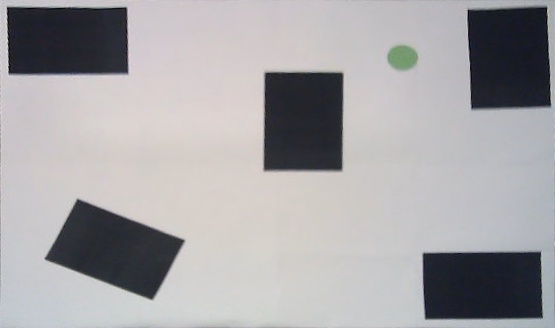
#> input picture global_nav/warped-img.jpg, 555 x 328 px
$ python A_star.py
#> lines starting #> are read from the running program, lines starting #| are printed output that depends on the picture; after the words box and inside, x2 and y2 are one past the last pixel; in counts of white or black regions, pixels touching at a corner belong together
# -*- coding: utf-8 -*-
"""
Retrived from Basics of Mobile Robotics EPFL
"""

import math
import numpy as np
import matplotlib.pyplot as plt
from matplotlib import colors
import cv2

# -----------------------------------------
# FUNCTIONS
# -----------------------------------------
def create_empty_plot(max_val):
    """
    Helper function to create a figure of the desired dimensions & grid

    :param max_val: dimension of the map along the x and y dimensions
    :return: the fig and ax objects.
    """
    fig, ax = plt.subplots(figsize=(7,7))

    major_xticks = np.arange(0, max_val[0]+1, 5)
    minor_xticks = np.arange(0, max_val[0]+1, 1)
    major_yticks = np.arange(0, max_val[1]+1, 5)
    minor_yticks = np.arange(0, max_val[1]+1, 1)
    ax.set_xticks(major_xticks)
    ax.set_xticks(minor_xticks, minor=True)
    ax.set_yticks(major_yticks)
    ax.set_yticks(minor_yticks, minor=True)
    ax.grid(which='minor', alpha=0.2)
    ax.grid(which='major', alpha=0.5)
    ax.set_ylim([-1,max_val[1]])
    ax.set_xlim([-1,max_val[0]])
    ax.grid(True)

    return fig, ax

def get_map(image,factor):
#> called with image = 'warped-img.jpg', factor = 7.5
    pixel2mm = 2.56

    img = cv2.imread(image, cv2.IMREAD_GRAYSCALE)
#> img: shape (328, 555); min 0, max 226, mean 164.9

    h,w = img.shape
#> h = 328; w = 555
    print(img.shape)
#| (328, 555)
    new_img = cv2.resize(img,(int(pixel2mm*w/factor), int(pixel2mm*h/factor)))
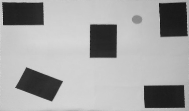
#> new_img: shape (111, 189); min 18, max 216, mean 164.9

    ret, thresh = cv2.threshold(new_img,127,255,cv2.THRESH_BINARY_INV)
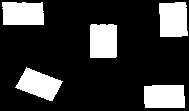
#> thresh: shape (111, 189); 21.9% white; 5 white regions, box (x1, y1, x2, y2) and area: (159, 2, 188, 37) 937, (144, 85, 185, 108) 920, (2, 2, 44, 25) 919, (90, 24, 117, 58) 908, (15, 67, 63, 101) 903
    thresh[thresh == 255] = 1

    thresh = np.asarray(thresh)

    print(thresh.shape)
#| (111, 189)
    #plt.imshow(thresh)
    return thresh


def _get_movements_4n():
    """
    Get all possible 4-connectivity movements (up, down, left right).
    :return: list of movements with cost [(dx, dy, movement_cost)]
    """
    return [(1, 0, 1.0),
            (0, 1, 1.0),
            (-1, 0, 1.0),
            (0, -1, 1.0)]

def _get_movements_8n():
    """
    Get all possible 8-connectivity movements. Equivalent to get_movements_in_radius(1)
    (up, down, left, right and the 4 diagonals).
    :return: list of movements with cost [(dx, dy, movement_cost)]
    """
    s2 = math.sqrt(2)
    return [(1, 0, 1.0),
            (0, 1, 1.0),
            (-1, 0, 1.0),
            (0, -1, 1.0),
            (1, 1, s2),
            (-1, 1, s2),
            (-1, -1, s2),
            (1, -1, s2)]


def reconstruct_path(cameFrom, current):
    """
    Recurrently reconstructs the path from start node to the current node
    :param cameFrom: map (dictionary) containing for each node n the node immediately
                     preceding it on the cheapest path from start to n
                     currently known.
    :param current: current node (x, y)
    :return: list of nodes from start to current node
    """
    total_path = [current]
    while current in cameFrom.keys():
        # Add where the current node came from to the start of the list
        total_path.insert(0, cameFrom[current])
        current=cameFrom[current]
    return total_path


def A_Star(start, goal, h, coords, occupancy_grid, max_val, movement_type="4N"):
    """
    A* for 2D occupancy grid. Finds a path from start to goal.
    h is the heuristic function. h(n) estimates the cost to reach goal from node n.
    :param start: start node (x, y)
    :param goal_m: goal node (x, y)
    :param occupancy_grid: the grid map
    :param movement: select between 4-connectivity ('4N') and 8-connectivity ('8N', default)
    :return: a tuple that contains: (the resulting path in meters, the resulting path in data array indices)
    """

    print("Starting path planning using A*...")
    # Check if the start and goal are within the boundaries of the map
    for point in [start, goal]:
        assert point[0]>=0 and point[0]<max_val[0], "start or end goal not contained in the map"
        assert point[1]>=0 and point[1]<max_val[1], "start or end goal not contained in the map"

    # check if start and goal nodes correspond to free spaces
    if occupancy_grid[start[0], start[1]]:
        raise Exception('Start node is not traversable')

    if occupancy_grid[goal[0], goal[1]]:
        raise Exception('Goal node is not traversable')

    # get the possible movements corresponding to the selected connectivity
    if movement_type == '4N':
        movements = _get_movements_4n()
    elif movement_type == '8N':
        movements = _get_movements_8n()
    else:
        raise ValueError('Unknown movement')

    # --------------------------------------------------------------------------------------------
    # A* Algorithm implementation - feel free to change the structure / use another pseudo-code
    # --------------------------------------------------------------------------------------------

    # The set of visited nodes that need to be (re-)expanded, i.e. for which the neighbors need to be explored
    # Initially, only the start node is known.
    openSet = [start]

    # The set of visited nodes that no longer need to be expanded.
    closedSet = []

    # For node n, cameFrom[n] is the node immediately preceding it on the cheapest path from start to n currently known.
    cameFrom = dict()

    # For node n, gScore[n] is the cost of the cheapest path from start to n currently known.
    gScore = dict(zip(coords, [np.inf for x in range(len(coords))]))
    gScore[start] = 0

    # For node n, fScore[n] := gScore[n] + h(n). map with default value of Infinity
    fScore = dict(zip(coords, [np.inf for x in range(len(coords))]))
    fScore[start] = h[start]

    # while there are still elements to investigate
    while openSet != []:

        #the node in openSet having the lowest fScore[] value
        fScore_openSet = {key:val for (key,val) in fScore.items() if key in openSet}
        current = min(fScore_openSet, key=fScore_openSet.get)
        del fScore_openSet

        #If the goal is reached, reconstruct and return the obtained path
        if current == goal:
            return reconstruct_path(cameFrom, current), closedSet

        openSet.remove(current)
        closedSet.append(current)

        #for each neighbor of current:
        for dx, dy, deltacost in movements:

            neighbor = (current[0]+dx, current[1]+dy)

            # if the node is not in the map, skip
            if (neighbor[0] >= occupancy_grid.shape[0]) or (neighbor[1] >= occupancy_grid.shape[1]) or (neighbor[0] < 0) or (neighbor[1] < 0):
                continue

            # if the node is occupied or has already been visited, skip
            if (occupancy_grid[neighbor[0], neighbor[1]]) or (neighbor in closedSet):
                continue

            # d(current,neighbor) is the weight of the edge from current to neighbor
            # tentative_gScore is the distance from start to the neighbor through current
            tentative_gScore = gScore[current] + deltacost

            if neighbor not in openSet:
                openSet.append(neighbor)

            if tentative_gScore < gScore[neighbor]:
                # This path to neighbor is better than any previous one. Record it!
                cameFrom[neighbor] = current
                gScore[neighbor] = tentative_gScore
                fScore[neighbor] = gScore[neighbor] + h[neighbor]

    # Open set is empty but goal was never reached
    print("No path found to goal")
    return [], closedSet


# --------------------------------------------------------------------------------------------
#  MAIN
# --------------------------------------------------------------------------------------------
# Define the start and end goal

start = (3,0)
goal = (2,0)

resize_factor = 7.5 # Resize occupancy grid
occupancy_grid = get_map('warped-img.jpg',resize_factor)
max_x, max_y = occupancy_grid.shape # Size of the map
#> max_x = 111; max_y = 189
max_val = [max_x,max_y]
#> max_val = [111, 189]

# List of all coordinates in the grid
x,y = np.mgrid[0:max_x:1, 0:max_y:1]
pos = np.empty(x.shape + (2,))
pos[:, :, 0] = x; pos[:, :, 1] = y
pos = np.reshape(pos, (x.shape[0]*x.shape[1], 2))
coords = list([(int(x[0]), int(x[1])) for x in pos])

# Define the heuristic, here = distance to goal ignoring obstacles
h = np.linalg.norm(pos - goal, axis=-1)
h = dict(zip(coords, h))

# Run the A* algorithm
path, visitedNodes = A_Star(start, goal, h, coords, occupancy_grid, max_val, movement_type="8N")
#> path = [(3, 0), (2, 0)]; visitedNodes = [(3, 0)]
path = np.array(path).reshape(-1, 2).transpose()
#> path = [[3, 2], [0, 0]]
visitedNodes = np.array(visitedNodes).reshape(-1, 2).transpose()
#> visitedNodes = [3, 0]

# Displaying the map
cmap = colors.ListedColormap(['white', 'red']) # Select the colors with which to display obstacles and free cells
fig_astar, ax_astar = create_empty_plot(max_val)
ax_astar.imshow(occupancy_grid.transpose(), cmap=cmap)
plt.title("Map : free cells in white, occupied cells in red");


# Plot the best path found and the list of visited nodes
ax_astar.scatter(visitedNodes[0], visitedNodes[1], marker="o", color = 'orange');
ax_astar.plot(path[0], path[1], marker="o", color = 'blue');
ax_astar.scatter(start[0], start[1], marker="o", color = 'green', s=200);
ax_astar.scatter(goal[0], goal[1], marker="o", color = 'purple', s=200);

plt.show()
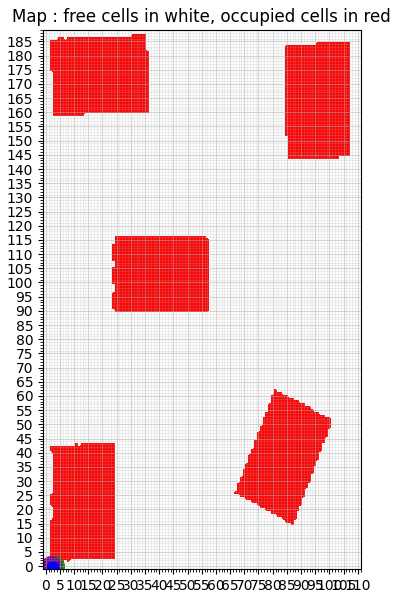
#> figure drawn by matplotlib, 1 panel
